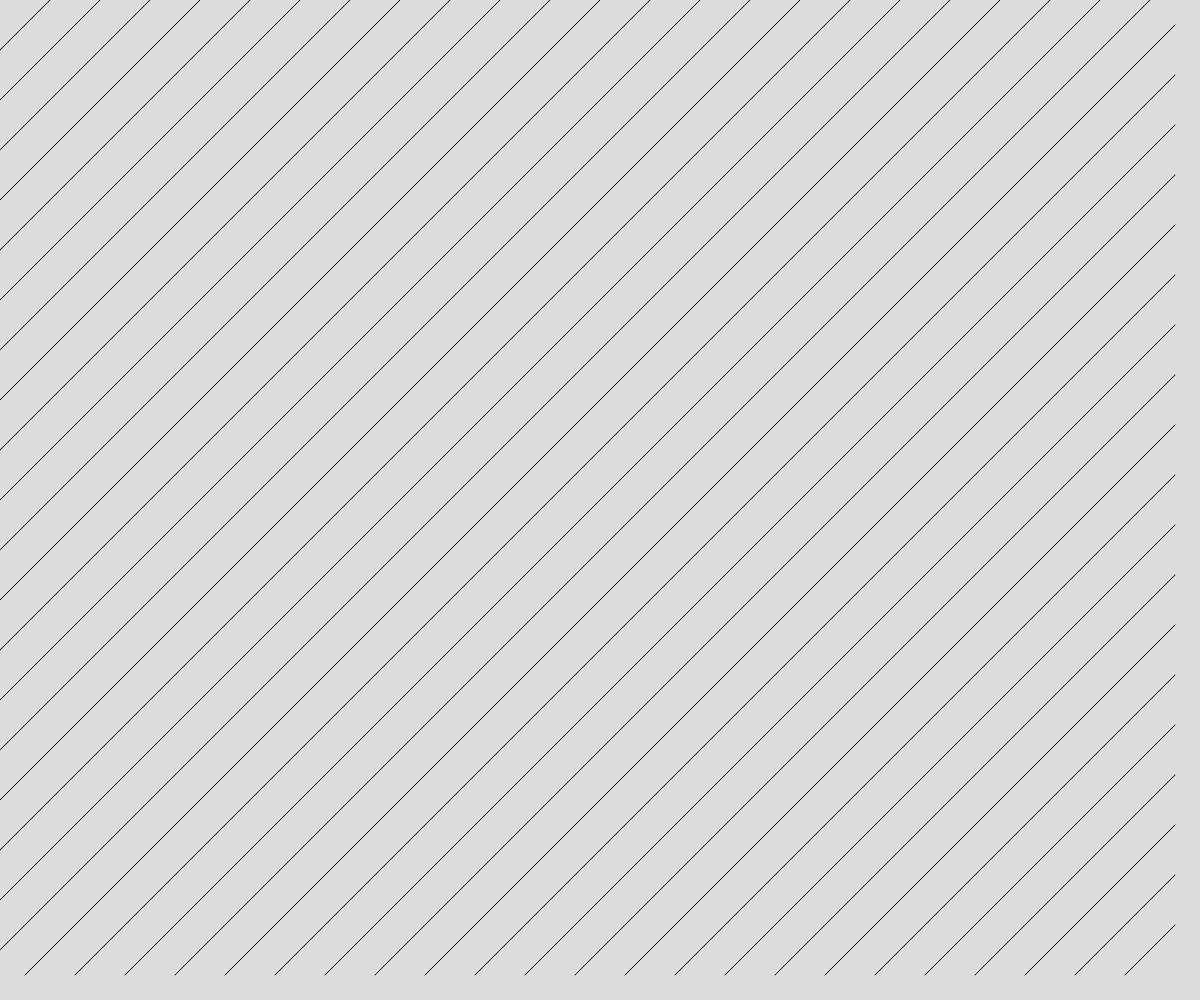
Frame 1 (no input)
Frame 60 (no input): identical to frame 1, image omitted
Frame 120 (the mouse pressed at the canvas centre since frame 60): identical to frame 1, image omitted

The p5.js sketch that drew this single still picture (run headless with seeded random() and noise() and a simulated clock; from frame 60 on, the mouse is pressed at the canvas centre):

// p5.js sketch
// ── sketch.js
// Project Title
// Your Name
// Date
//
// Extra for Experts:
// - describe what you did to take this project "above and beyond"
let gridspacing=50
let randome=0
function setup() {
  createCanvas(windowWidth, windowHeight);
}

function draw() {
  background(220);
  drawlines()
}
function drawlines(){
  for(let x=0;x<width; x+=gridspacing){
    for(let y=0; y<height; y+=gridspacing){
      diaglnaldesc(x,y,gridspacing)
    }
  }
}
function diaglnaldesc(x,y,s){
  if(randome=0){
  
  }
  
  
  line(x+s/2,y-s/2,x-s/2,y+s/2)
}
